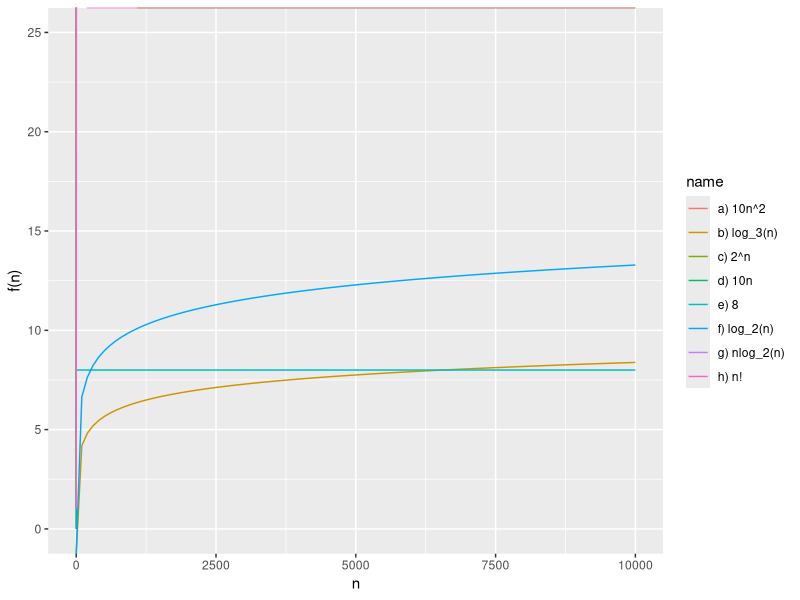
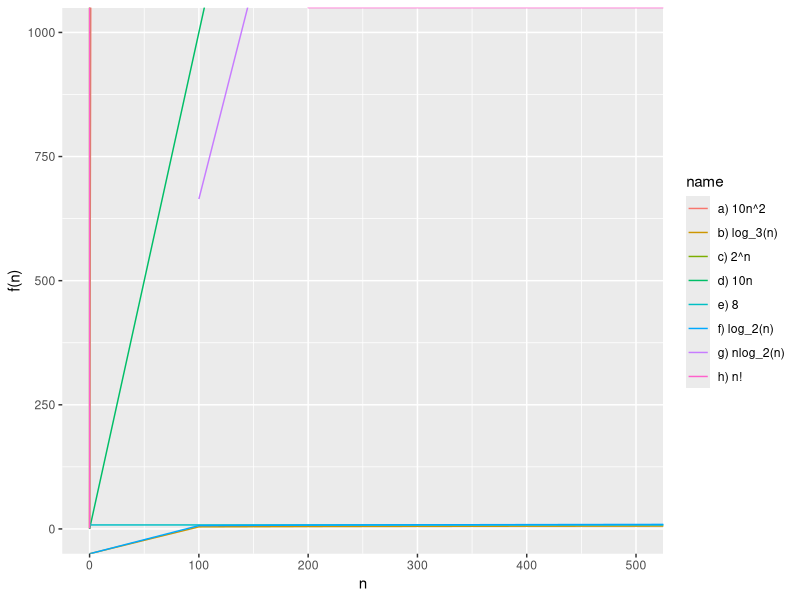
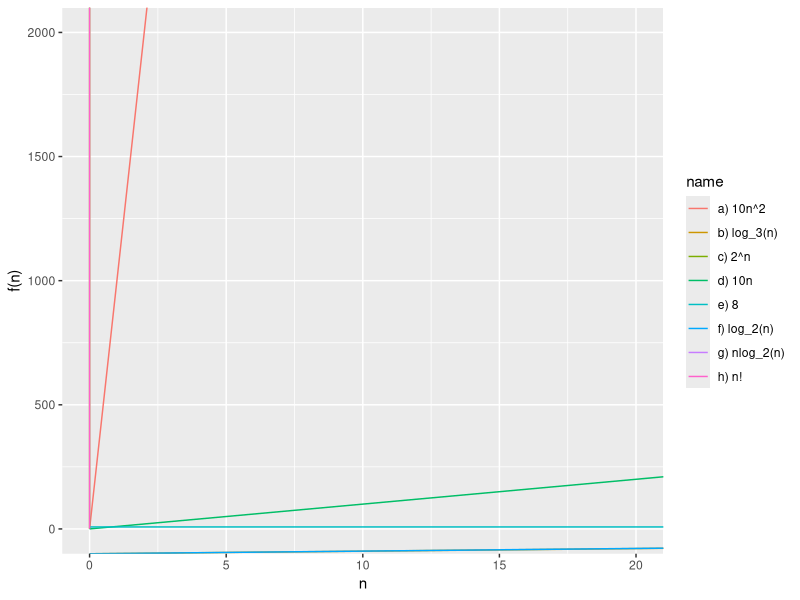
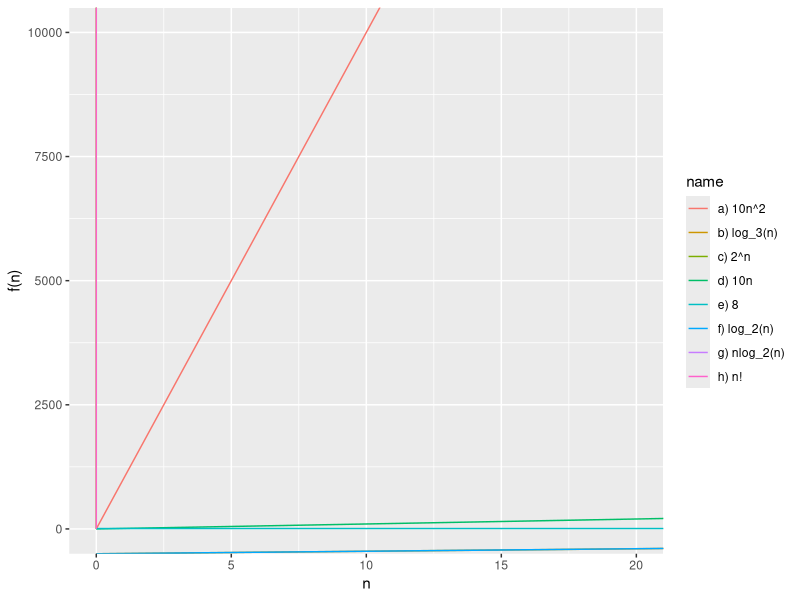
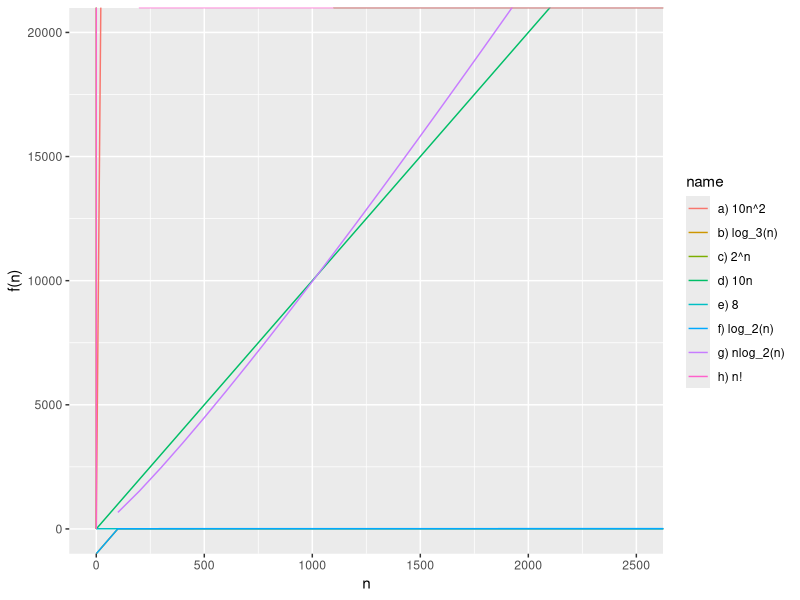

These charts were generated, in order, by the following R code:
require(ggplot2)
ns <- (0:100000)/10
main <- ggplot(NULL, aes(x=x, color=name)) + 
    stat_function(data=data.frame(x=ns, name="a) 10n^2"), fun=function(n) 10*n^2) +  
    stat_function(data=data.frame(x=ns, name="b) log_3(n)"), fun=function(n) log(n, base=3)) +
    stat_function(data=data.frame(x=ns, name="c) 2^n"), fun=function(n) 2^n) +
    stat_function(data=data.frame(x=ns, name="d) 10n"), fun=function(n) 10*n) +
    stat_function(data=data.frame(x=ns, name="e) 8"), fun=function(n) 8) +
    stat_function(data=data.frame(x=ns, name="f) log_2(n)"), fun=function(n) log2(n)) +
    stat_function(data=data.frame(x=ns, name="g) nlog_2(n)"), fun=function(n) n*log2(n)) +
    stat_function(data=data.frame(x=ns, name="h) n!"), fun=function(n) gamma(n+1)) +
    ylab("f(n)") + xlab("n")

main + coord_cartesian(y=c(0, 25))
main + coord_cartesian(x=c(0, 500), y=c(0, 1000))
main + coord_cartesian(x=c(0, 20), y=c(0, 2000))
main + coord_cartesian(x=c(0, 20), y=c(0, 10000))
main + coord_cartesian(x=c(0, 2500), y=c(0, 20000))